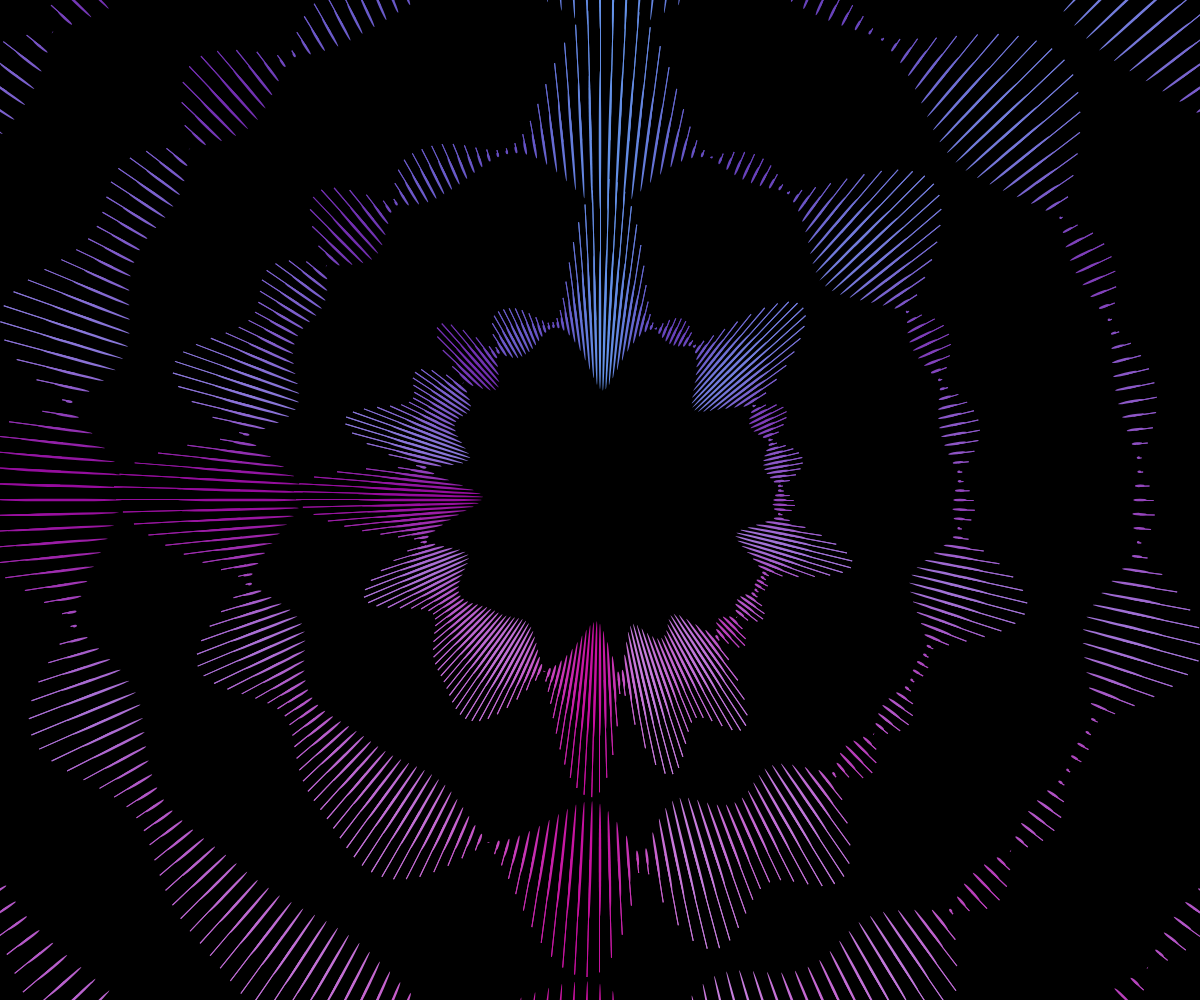
Frame 1 (no input)
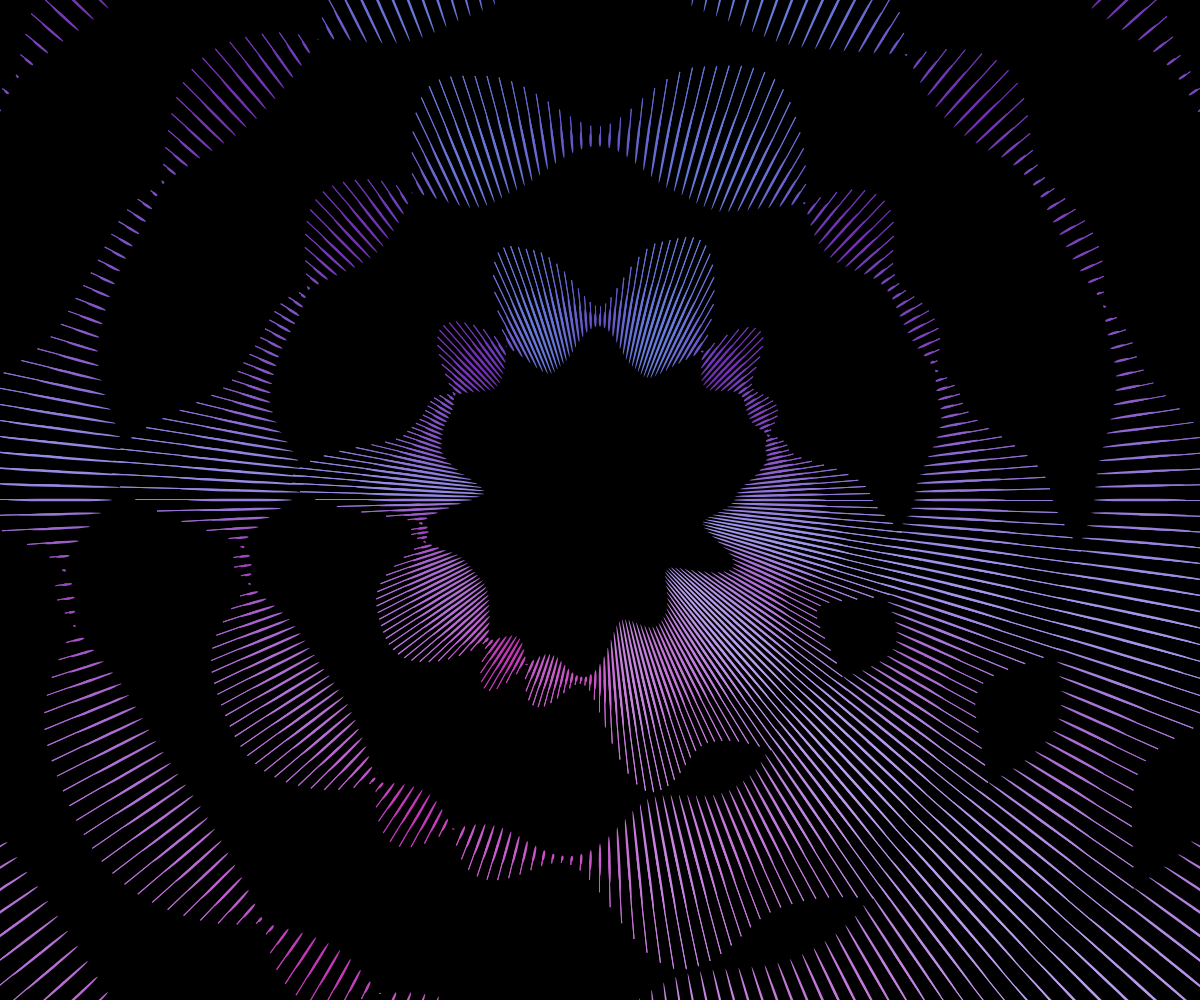
Frame 60 (no input)
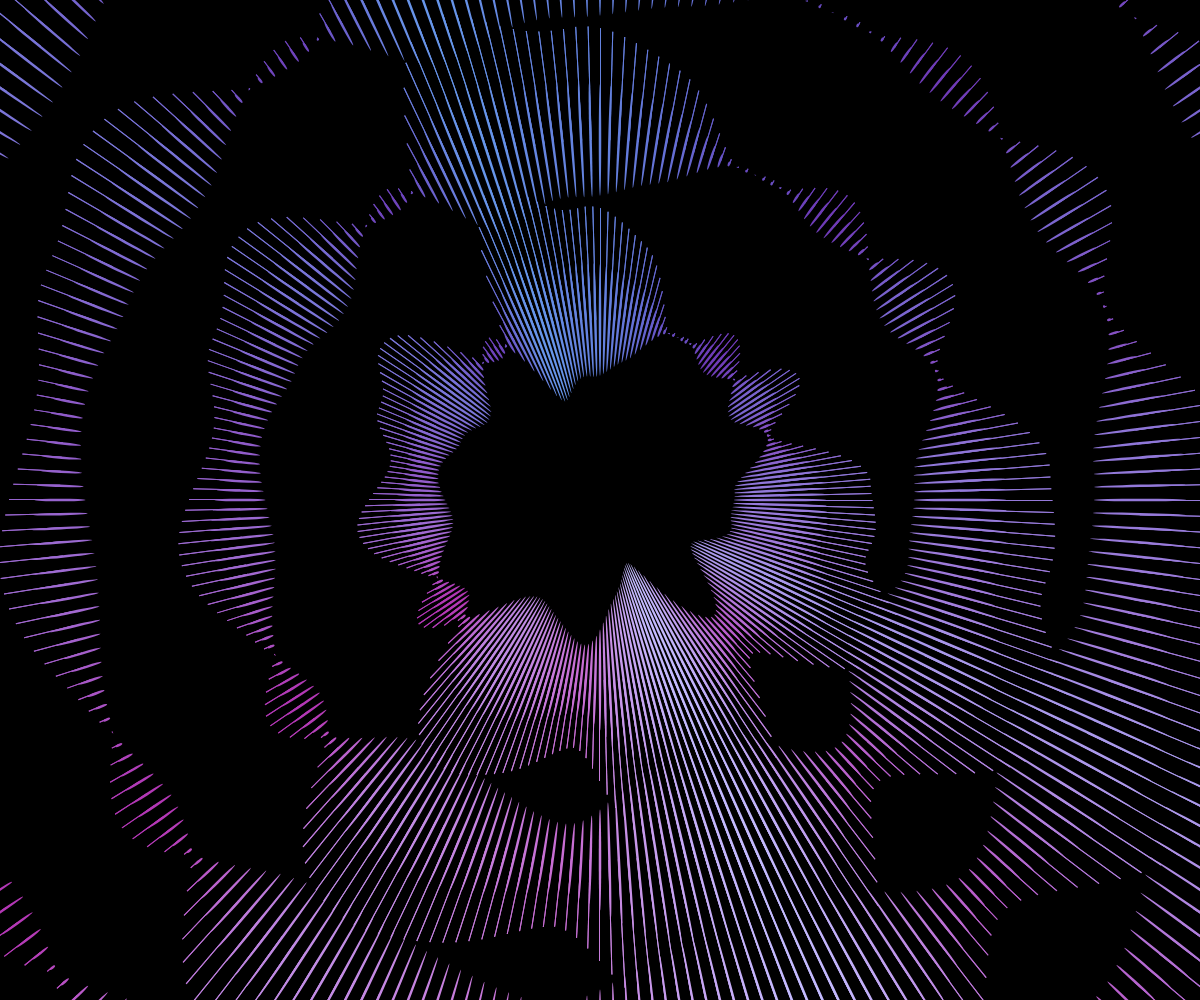
Frame 120 (the mouse pressed at the canvas centre since frame 60)

The p5.js sketch that drew these frames (run headless with seeded random() and noise() and a simulated clock; from frame 60 on, the mouse is pressed at the canvas centre):

// p5.js sketch
// ── sketch.js
var start = 0;

function setup() {
  createCanvas(windowWidth, windowHeight);
  angleMode(DEGREES);
  noiseDetail(2, 1);
}
var iterator = 0;

function draw() {
  background("black");
  noStroke();

  translate(width / 2, height / 2);

  var space = 1.5;

  for (var i = 0; i < 360; i += space) {
    var xoff = map(cos(i), -1, 1, 0, 4);
    var yoff = map(sin(i), -1, 1, 0, 4);

    var n = noise(xoff + start, yoff + start);

    var h = map(n, 0, 0.8, -150, 150);
    var k = map(n, 0, 0.8, 150, -150);
    var r = map(sin(i), -1, 1, 100, 200);
    var g = map(h, -150, 150, 0, 150);
    var b = map(n, 0, 1, 150, 255);

    rotate(space);

    fill(r, g, b);

    rect(180, 0, h, 1);
    rect(180, 0, k, 1);
    ellipse(180, 0, k, 2.5);
    rect(360, 0, h, 1);
    rect(360, 0, k, 1);
    ellipse(360, 0, k, 2.5);
    rect(540, 0, h, 1);
    rect(540, 0, k, 1);
    ellipse(540, 0, k, 2.5);
    rect(720, 0, h, 1);
    rect(720, 0, k, 1);
    ellipse(720, 0, k, 2.5);
  }

  start += 0.01;
}
